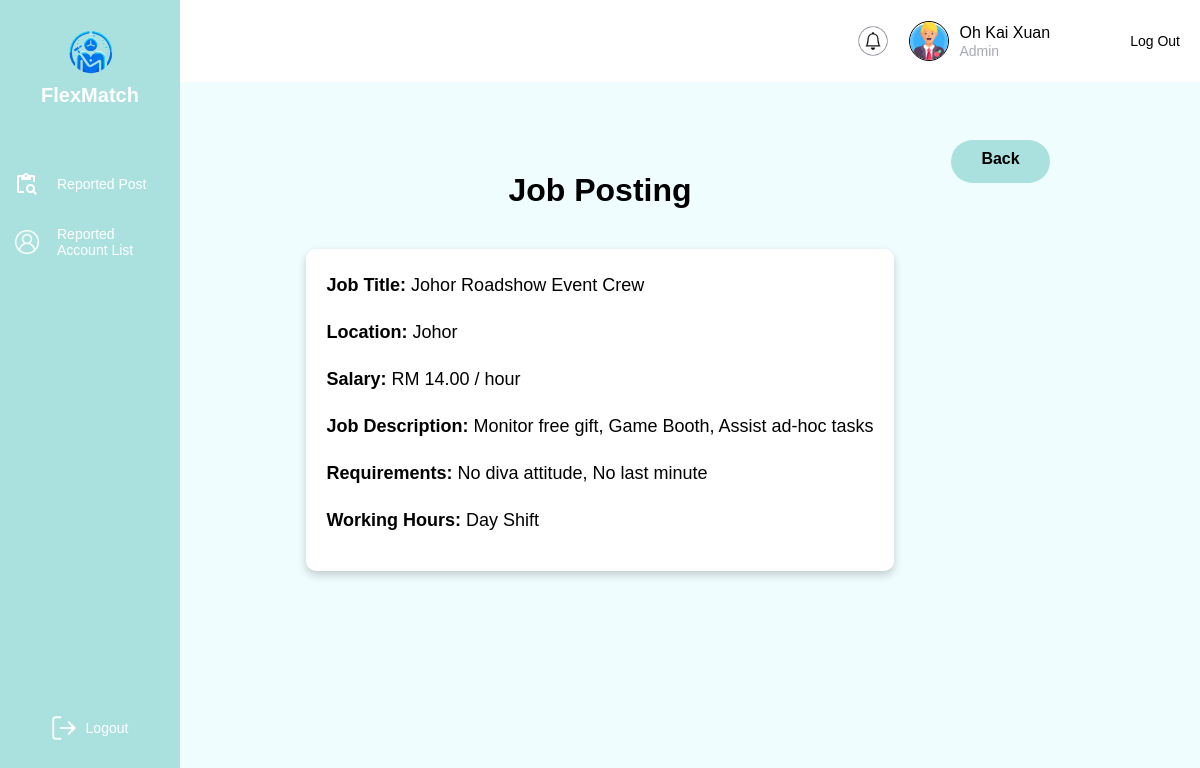
The app's page /Admin/viewJobPost.php?jobPostID=JP001 (signed in) with its own data.
### tables this page shows
CREATE TABLE jobPost (
    jobPostID VARCHAR(10) PRIMARY KEY,  
    jobTitle VARCHAR(255) NOT NULL,  
    location VARCHAR(255),  
    salary DECIMAL(10, 2),  
    startDate DATE,  
    endDate DATE,  
    workingHour VARCHAR(50),  
    jobDescription TEXT,  
    jobRequirement TEXT,  
    venue VARCHAR(255),  
    language VARCHAR(255),  
    race VARCHAR(50),  
    workingTimeStart TIME,  
    workingTimeEnd TIME,  
    createTime TIMESTAMP DEFAULT CURRENT_TIMESTAMP,  
    updateTime TIMESTAMP DEFAULT CURRENT_TIMESTAMP ON UPDATE CURRENT_TIMESTAMP,  
    userID VARCHAR(10) NOT NULL,  
    FOREIGN KEY (userID) REFERENCES login(userID) ON DELETE CASCADE  
);

### Admin/viewJobPost.php (the view, shortened to what this page needs)
<!DOCTYPE html>
<html lang="en">
<head>
    <link rel="stylesheet" href="../css/admin.css">
</head>
<body>
    <?php
        include('../database/config.php');
        include('admin.php');
        $jobPostID = isset($_GET['jobPostID']) ? $_GET['jobPostID'] : '';
        $sql = "SELECT * FROM jobPost WHERE jobPostID = ?";
        $stmt = $con->prepare($sql);
        $stmt->bind_param('s', $jobPostID);
        $stmt->execute();
        $result = $stmt->get_result();
        if ($result->num_rows > 0) {
            $job = $result->fetch_assoc();
        } else {
            echo "<div class='content'><p>Job not found!</p></div>";
            exit;
        }
    ?>
    <div class="content">
        <h1>Job Posting</h1>
        <a href="reviewReport.php" class="btn-back">Back</a>
        <div class="job-details">
            <p><strong>Job Title:</strong> <?php echo htmlspecialchars($job['jobTitle']); ?></p>
            <p><strong>Location:</strong> <?php echo htmlspecialchars($job['location']); ?></p>
            <p><strong>Salary:</strong> RM <?php echo number_format($job['salary'], 2); ?> / hour</p>
            <p><strong>Job Description:</strong> <?php echo nl2br(htmlspecialchars($job['jobDescription'])); ?></p>
            <p><strong>Requirements:</strong> <?php echo nl2br(htmlspecialchars($job['jobRequirement'])); ?></p>
            <p><strong>Working Hours:</strong> <?php echo htmlspecialchars($job['workingHour']); ?></p>
        </div>
    </div>
</body>
</html>

### Admin/admin.php (shortened to what this page needs)
<?php
include '../database/config.php';
$userID = $_SESSION['userID'];
$query = $con->prepare("
    SELECT admin.fullName
    FROM admin
    INNER JOIN login ON admin.userID = login.userID
    WHERE admin.userID = ?
");
$query->bind_param("s", $userID);
$query->execute();
$result = $query->get_result();
if ($result && $result->num_rows > 0) {
    $admin = $result->fetch_assoc();
    $fullName = $admin['fullName'];
} else {
    $fullName = "Admin";
}
?>
<!DOCTYPE html>
<html lang="en">
<head>
</head>
<body>
    <div class="sidebar">
        <div class="logo-section">
            <img src="../images/FlexMatchLogo.png" alt="FlexMatch Logo" class="logo-image">
            <h1 class="logo-text">FlexMatch</h1>
        </div>
        <nav class="menu">
            <div class="menu-item">
                <img src="../images/content_paste_search.png" alt="Review Report Icon" class="menu-icon">
                <span onclick="location.href='reviewReport.php'">Reported Post</span>
            </div>
            <div class="menu-item">
                <img src="../images/reported_account.png" alt="Review Report Icon" class="menu-icon">
                <span onclick="location.href='accountIssueList.php'">Reported Account List</span>
            </div>
        </nav>
        <div class="logout" onclick="location.href='../login.html'">
            <img src="../images/vector.png" alt="Logout Icon" class="menu-icon">
            <span class="logout-text">Logout</span>
        </div>
    </div>
    <header class="header">
        <div class="header-right">
                <div class="notification-item1">
                    <img src="../images/Notification.png" alt="Notification Icon" class="notification-icon">
                </div>
            <img src="../images/Admin.png" alt="User Image" class="profile-image">
            <div class="user-info">
                <span class="user-name"><?php echo htmlspecialchars($fullName); ?></span>
                <span class="user-role">Admin</span>
            </div>
        </div>
        <span class="logout-button" onclick="location.href='../login.html'">Log Out</span>
    </header>
    <section class="content">
    </section>
</body>
</html>

### css/admin.css (style rules this page uses)
body { font-family: 'Arial', sans-serif; background-color: #F0FDFF; margin: 0; padding: 0; }
h1 { font-size: 32px; font-weight: bold; color: #000000; margin-bottom: 20px; text-align: center; }

### Admin/viewJobPost.php (style rules this page uses)
.content { display: flex; flex-direction: column; align-items: center; margin: 10px auto; padding: 20px; max-width: 1200px; }
.content h1 { font-weight: bold; }
.job-details { background-color: #fff; padding: 20px; border-radius: 10px; box-shadow: 0px 4px 8px rgba(0, 0, 0, 0.2); width: 100%; text-align: left; line-height: 2em; }
.job-details p { font-size: 18px; margin-bottom: 15px; }
.btn-back { position: absolute; top: 120px; right: 150px; width: 99px; height: 43px; margin: 20px 0; text-decoration: none; background-color: #aae1de; color: #000; font-weight: bold; padding: 10px 20px; border-radius: 50px; transition: background 0.3s ease; }

### Admin/admin.php (style rules this page uses)
* { margin: 0; padding: 0; box-sizing: border-box; font-family: Arial, sans-serif; }
body { display: flex; flex-direction: column; min-height: 100vh; background: #F0FDFF; }
.sidebar { position: fixed; width: 180px; height: 100%; background: #AAE1DE; display: flex; flex-direction: column; align-items: center; padding-top: 20px; }
.logo-section { text-align: center; margin-bottom: 30px; }
.logo-image { width: 70px; }
.logo-text { font-weight: bold; font-size: 20px; color: #FFFFFF; }
.menu { width: 100%; }
.menu-item, .logout { display: flex; align-items: center; padding: 15px; cursor: pointer; color: #FFFFFF; font-size: 14px; font-family: 'Cabin', sans-serif; font-weight: 400; gap: 18px; border-radius: 8px; }
.menu-icon { width: 24px; height: 24px; }
.logout { margin-top: auto; margin-bottom: 50px; padding: 10px 15px; cursor: pointer; font-size: 14px; color: #FFFFFF; display: flex; align-items: center; gap: 10px; }
.logout-text { color: #FFFFFF; font-size: 14px; font-family: 'Arial', sans-serif; font-weight: 400; }
.header { background: #FFFFFF; padding: 10px 20px; display: flex; justify-content: flex-end; align-items: center; position: sticky; z-index: 1000; left: 180px; top: 0; width: calc(100% - 180px) }
.header-right { display: flex; align-items: center; gap: 10px; }
.notification-icon { width: 32px; height: 32px; cursor: pointer; }
.profile-image { width: 40px; height: 40px; border-radius: 50%; border: 0.1px solid #000000; cursor: pointer; }
.user-info { display: flex; flex-direction: column; text-align: left; }
.user-name { font-weight: 500; font-size: 16px; line-height: 20px; color: #000000; }
.user-role { font-size: 14px; color: #A8AAB0; }
.logout-button { font-size: 14px; color: #000000; border: none; background: none; cursor: pointer; margin-left: 80px; transition: color 0.3s ease; }
.content { padding: 20px; text-align: center; display: flex; flex-direction: column; gap: 20px; align-items: center; justify-content: flex-start; }
.notification-item1 { display: flex; flex-direction: row; justify-content: space-between; padding: 10px; margin: 5px 0; border-radius: 8px; }

### records on screen
jobpost: jobTitle "Johor Roadshow Event Crew", location "Johor", salary "14.00", jobDescription "Monitor free gift, Game Booth, Assist ad-hoc tasks", jobRequirement "No diva attitude, No last minute", workingHour "Day Shift"

### other values on screen
$fullName "Oh Kai Xuan"
